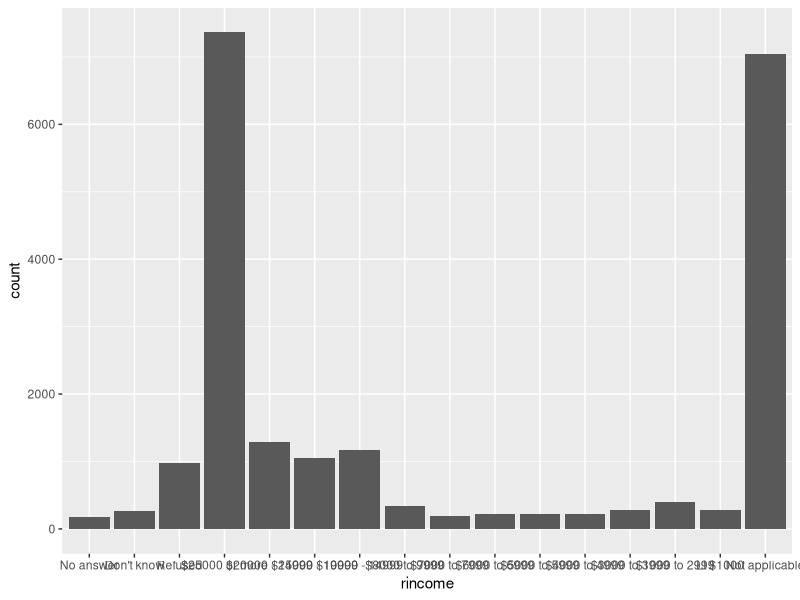
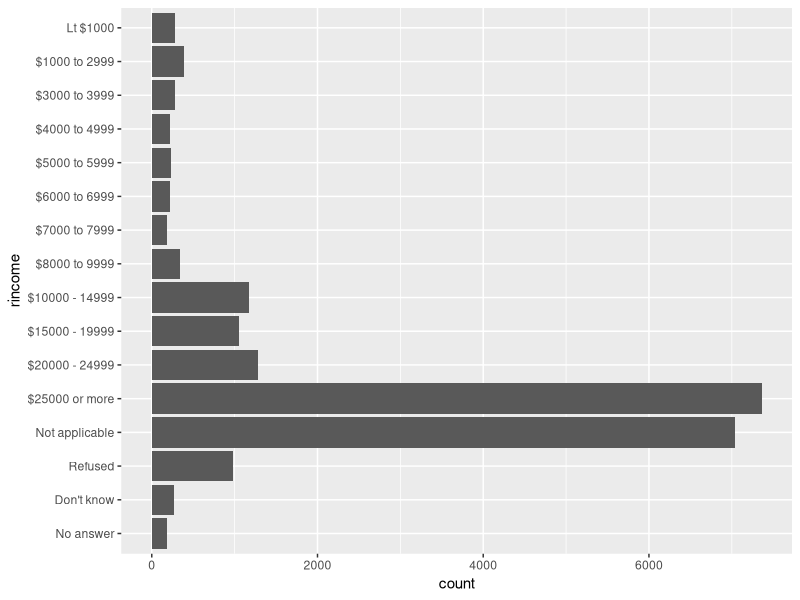

Reproduce these figures in R, in order.
## ---- chunk 1
library(tidyverse)
## ---- chunk 2
gss_cat %>%
  ggplot(aes(rincome)) +
  geom_bar()

gss_cat %>%
  mutate(rincome =
           fct_relevel(rincome,
                       c("No answer", "Don't know", "Refused", "Not applicable"))) %>%
  ggplot(aes(rincome)) +
  geom_bar() +
  coord_flip()
## ---- chunk 3
gss_cat %>%
  count(relig) %>%
  arrange(-n)
## ---- chunk 4
gss_cat %>%
  count(partyid) %>%
  arrange(-n)
## ---- chunk 5
gss_cat %>%
  count(relig, denom) %>%
  filter(denom == "No denomination")
## ---- chunk 6

